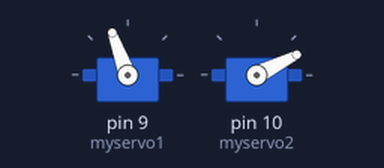
Recording of a sketch running on a simulated Arduino Uno, built with avr-gcc and run on an emulated ATmega328P. Parts: 2 × servo.

Above: at 1.8 s.
Timing chart, 0 to 3.3 s (numbered marks = the images above):
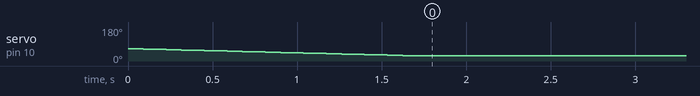

Measured:
- by itself, servo on pin 10 (myservo2): moves from 65° to 27° over 1.7 s

The sketch:

grabber_functions.ino
```cpp
//Include all libraries necessary for operation of code
#include "Arduino.h"
#include "Wire.h"
//#include "DFRobot_VL53L0X.h"
// #include "block_handle.h"
#include <Servo.h>
#include <Adafruit_MotorShield.h>

Servo myservo1;              // create servo object to control a servo
Servo myservo2;


//DFRobot_VL53L0X sensor;

void setup() {
  //initialize serial communication at 9600 bits per second:
  Serial.begin(9600);

  /**pinMode(LOut, INPUT);
  pinMode(LIn, INPUT);
  pinMode(RIn, INPUT);
  pinMode(ROut, INPUT);
  pinMode(InfraredSensorPin,INPUT);
  pinMode(button, INPUT);
  pinMode(red, OUTPUT);
  pinMode(green, OUTPUT);

   //Magical code (but why?)
  // https://forum.arduino.cc/t/my-void-setup-is-repeating/669468/7 (potential reason?)
  if (!AFMS.begin()) {
    Serial.println("Could not find Motor Shield. Check wiring.");
    while (1);**/
    myservo1.attach(9);      // Servo input at pin 9
    myservo2.attach(10);

    myservo1.write(110);
    myservo2.write(65);

}

void rotate_arms_to_1(int n){                    //Function to contract the grabber arms
      myservo1.write(n);                             //60 is closed and 110 is open position for the grabber
      delay(15);
}

void rotate_arms_to_2(int n){                    //Function to contract the grabber arms
      myservo2.write(n);                         //23 is the down positions and 65 is the up position for the grabber arms
      delay(15);
}

void lift_arms(){                           //Function to lift arms to raised position
  int pos = 27;
  for (pos = 27; pos <= 65; pos += 1) {
    rotate_arms_to_2(pos);
    delay(30);
 }
  delay(1000);
}

void lower_arms(){                          //Function to lower arms to bottom position
  int pos = 65;
  for (pos = 65; pos >= 27; pos -= 1) {
    rotate_arms_to_2(pos);
    delay(30);
 }
  delay(1000);
}

void close_arms(){                        //Function to close grabber arms from open position
      rotate_arms_to_1(60);
      delay(1000);
}

void open_arms(){                         //Function to open grabber arms from closed position
      rotate_arms_to_1(110);
      delay(1000);
}


  /**join i2c bus (address optional for master)
  Wire.begin();
  //Set I2C sub-device address
  sensor.begin(0x50);
  //Set to Back-to-back mode and high precision mode
  sensor.setMode(sensor.eContinuous,sensor.eHigh);
  //Laser rangefinder begins to work
  sensor.start();
}**/

//int run_once = 0;

void loop() {
/**  while(digitalRead(button) == 0){
    // Wait for the start button to the pressed
    delay(100);
  }**/

  /**if (run_once == 0){
        //raise_block();
        //grab_block();
        int ang = myservo.read();
        Serial.println(ang);
        run_once++; **/
 /** if (Serial.read() != 0){
    angle = Serial.read();
  }
  else{
    angle = angle;
  }
  myservo.write(angle);**/

  //open_arms();
  //delay(1000);

  lower_arms();
  delay(1000);

  //close_arms();
  //delay(1000);

  //lift_arms();
  //delay(1000);

  delay(1000000000);

}

  /** //Get the distance
 Serial.print("Distance: ");Serial.println(sensor.getDistance());
 //The delay is added to demonstrate the effect, and if you do not add the delay,
 //it will not affect the measurement accuracy
 delay
}**/
```
